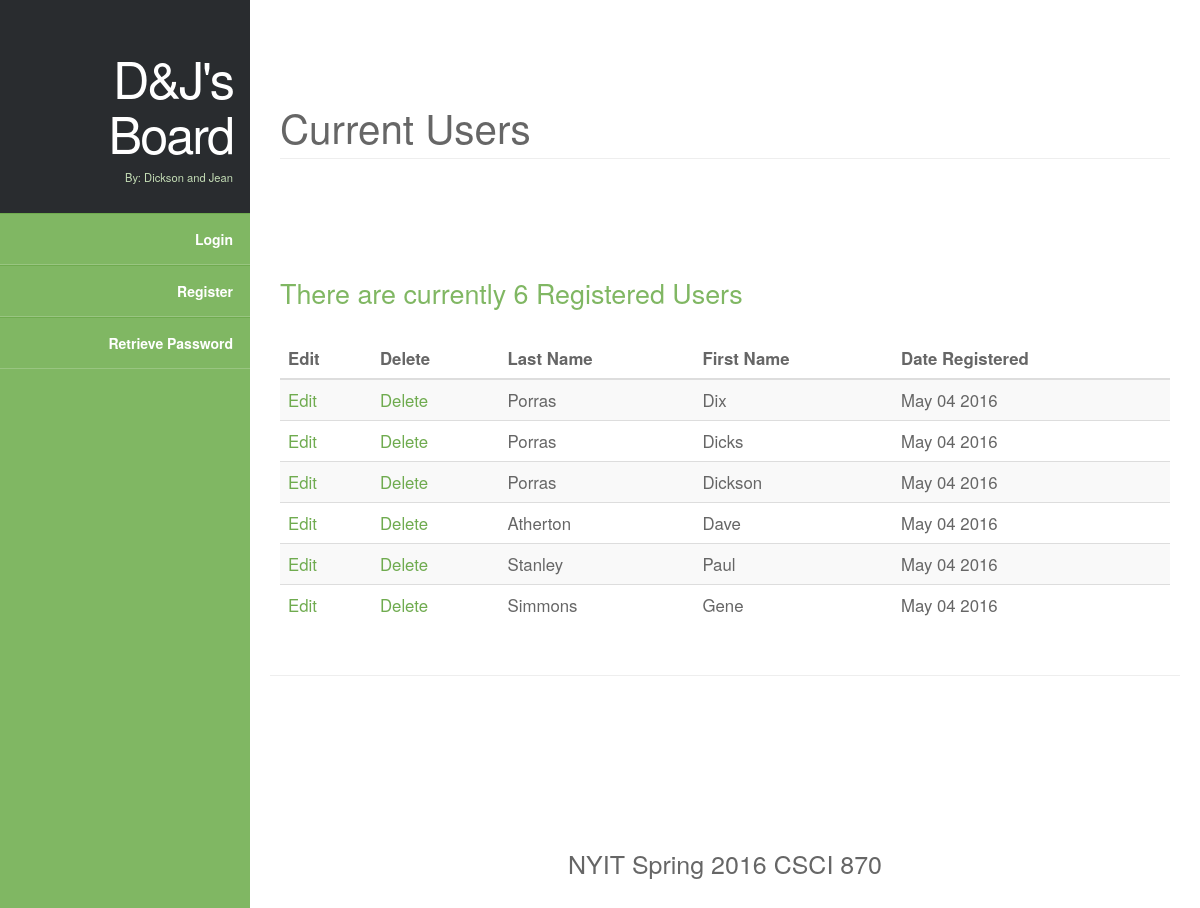
The app's page /view_users.php with its own data.
### tables this page shows
CREATE TABLE users (
user_id INT UNSIGNED NOT NULL AUTO_INCREMENT,
first_name VARCHAR(20) NOT NULL,
last_name VARCHAR(40) NOT NULL,
email VARCHAR(80) NOT NULL,
pass CHAR(40) NOT NULL,
user_level TINYINT(1) UNSIGNED NOT NULL DEFAULT 0,
active CHAR(32) NULL,
registration_date DATETIME NOT NULL,
PRIMARY KEY (user_id),
UNIQUE KEY (email),
INDEX login (email, pass)
);

### view_users.php (the view, shortened to what this page needs)
<?php
include('header.php');
require_once('mysqli_connect.php');
?>
        <section id="content" class="content-right">
            <article>
                <h1 class="page-header">Current Users</h1><br />
    		    <?php
        			$q = "SELECT last_name, first_name, DATE_FORMAT(registration_date, '%M %d %Y') AS dr, user_id FROM users ORDER BY registration_date ASC";
        			$r = @mysqli_query($dbc, $q);
        			$num = mysqli_num_rows($r);
        			if ($num > 0) {
        				echo '
                            <h3 class="sub-header"><p>There are currently ' . $num . ' Registered Users</h3>
        					<div class="table-responsive">
        						<table class="table table-striped">';
	                    echo '
                                    <thead>
        								<tr>
        									<th>Edit</th>
        									<th>Delete</th>
        									<th>Last Name</th>
        									<th>First Name</th>
        									<th>Date Registered</th>
        								</tr>
        							</thead>
    							<tbody>';
        							while ($row = mysqli_fetch_array($r, MYSQLI_ASSOC)) {
        								echo '
                                            <tr>
            									<td><a href="edit_user.php?id=' . $row['user_id'] . '">Edit</a></td>
            									<td><a href="delete_user.php?id=' . $row['user_id'] . '">Delete</a></td>
            									<td>' . $row['last_name'] . '</td>
            									<td>' . $row['first_name'] . '</td>
            									<td>' . $row['dr'] . '</td>
			                                </tr>';
        							}
        							echo '
                                        </tbody>
			                          </table>
		                         </div>';
        			}
        		  ?>
        </article>
<?php include('footer.php'); ?>

### header.php (shortened to what this page needs)
<!DOCTYPE html>
<html lang="en">
    <head>
        <link rel="stylesheet" href="https://maxcdn.bootstrapcdn.com/bootstrap/3.3.6/css/bootstrap.min.css">
        <link href="style.css" rel="stylesheet">
    </head>
    <body>
        <section id="body" class="width">
            <aside id="sidebar" class="column-left">
                <header>
                    <h1><a href="#">D&J's Board</a></h1>
                    <h2>By: Dickson and Jean</h2>
                </header>
                    <nav id="mainnav">
                        <ul>
                            <?php
                            if (isset($_SESSION['user_id'])) {
                            echo '
                                <li><a href="hboard.php">Home</a></li>
								<li><a href="forum.php">Discussion Board</a></li>';
								if (basename($_SERVER['PHP_SELF']) == 'forum.php') {
									echo '<li><a href="post.php">Post a New Thread</a></li>';
								}
                            if ($_SESSION['user_level'] == '0') {
    						$id = $_SESSION['user_id'];
    						echo '
    							<li><a href="announcement_list_all.php?id=' . $id . '">Announcements</a></li>
                                <li><a href="view_grades.php">My Grades</a></li>
                                <li><a href="view_courses.php">My Courses</a></li>
                                <li><a href="change_password.php">Change Password</a></li>
                                <li><a href="logout.php">Logout</a></li>';
                            }
                            if ($_SESSION['user_level'] == '1') {
                            $id = $_SESSION['user_id'];
                            echo '
                                <li><a href="announcement_list_all.php?id=' . $id . '">Announcements</a></li>
                                <li><a href="view_grades.php">Student Grades</a></li>
    							<li><a href="view_courses.php">My Courses</a></li>
                                <li><a href="change_password.php">Change Password</a></li>
                                <li><a href="logout.php">Logout</a></li>';
                            }
                            if ($_SESSION['user_level'] == '2') {
                            $id = $_SESSION['user_id'];
                            echo '
    							<li><a href="view_users.php">View All Users</a></li>
                                <li><a href="change_password.php">Change Password</a></li>
                                <li><a href="logout.php">Logout</a></li>';
                            }
                            } else {
                            echo '
                                <li><a href="login.php">Login</a></li>
    							<li><a href="register.php">Register</a></li>
                                <li><a href="">Retrieve Password</a></li>';
                            }
                            ?>
                        </ul>
                    </nav>
            </aside>

### footer.php (shortened to what this page needs)
        <footer>
            <p>
                NYIT Spring 2016 CSCI 870
            </p>
        </footer>
        </section>
        </section>
    </body>
</html>

### style.css (style rules this page uses)
html { background-color: #80B763; }
body { margin:0px auto; padding:0; background: #222; font-size: 14px; color:#666; }
* { margin:0; padding:0; }
a { color:#6FAB4F; }
h1 { font-size:2.4em; }
h2 { color:#2f2f2f; font-size:1.8em; font-weight:bold; padding:0 0 5px; margin:0; }
h3 { color:#80B763; font-size:1.6em; padding-bottom:10px; }
ul, ol { margin:0 0 35px 35px; }
li { padding-bottom:5px; }
header { padding:30px 17px 30px; margin:0 auto; background-color: #292c2f; }
header h1 { text-align: right; }
header h1 a, header h1 a:hover, header h1 a:visited { color: #fff; font-size: 1.5em; text-decoration: none; letter-spacing:-2px; }
header h2 { color:#C4DDB6; text-align: right; font-size: 0.8em; font-weight: normal; padding-bottom:0; letter-spacing:0; }
.sub-header { margin-top: 75px; }
.page-header { margin-top: 75px; }
section#body { padding: 0; background: #80B763; }
section#content { margin-left: 250px; padding: 20px; background-color: #fff; }
.column-left { float:left; }
aside#sidebar { width:250px; position: fixed; }
nav#mainnav ul { padding: 0; margin: 0; list-style: none; }
nav#mainnav li { padding:0; border-bottom: 1px solid #99C581; border-top: 1px solid #6FAB4F; }
nav#mainnav li a { color: #fff; display: block; padding: 15px 17px; text-align: right; font-weight: bold; text-decoration: none; }
article { padding: 10px 10px 30px; font-size: 1.2em; border-bottom: 1px solid #eee; }
footer { padding:20px 0px; }
footer p { color:#666; font-size:25px; margin-top: 150px; text-align: center; }

### records on screen
users: last_name "Porras", first_name "Dix", dr "May 04 2016"
users: last_name "Porras", first_name "Dicks", dr "May 04 2016"
users: last_name "Porras", first_name "Dickson", dr "May 04 2016"
users: last_name "Atherton", first_name "Dave", dr "May 04 2016"
users: last_name "Stanley", first_name "Paul", dr "May 04 2016"
users: last_name "Simmons", first_name "Gene", dr "May 04 2016"

### other values on screen
$num "6"
